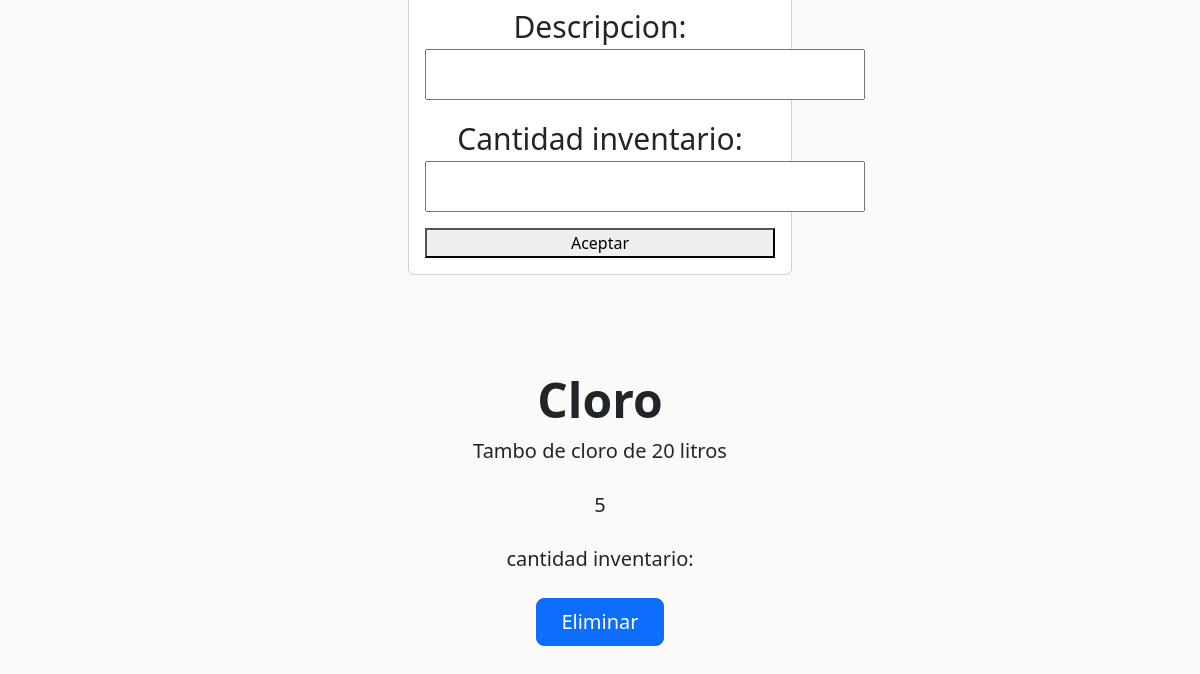
The app's page /Profile/My_pools/Suplies/2 (signed in, lower part), older data.
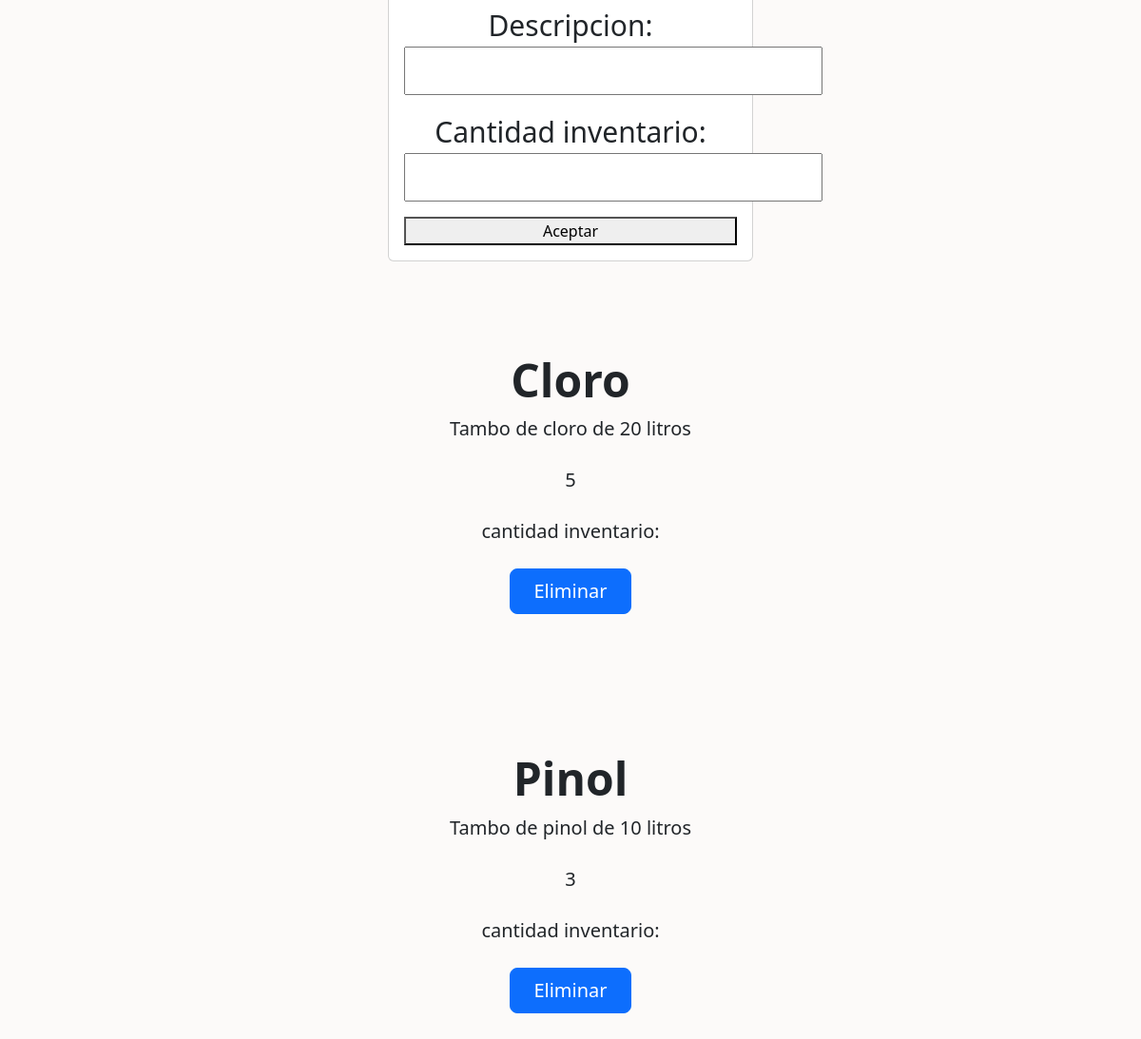
The same page, newer data.
### sara/models.py (models this page shows, shortened)
class Suministro_picina(models.Model):
    nombre = models.CharField(max_length = 40)
    descripcion = models.CharField(max_length =  100)
    cantidad_inventario =  models.IntegerField()
    picina = models.ForeignKey(Picina, on_delete = models.CASCADE)

### sara/views.py (the view, shortened to what this page needs)
# urls.py: path('Profile/My_pools/Suplies/<int:Picina_id>', views.Suplies, name = 'Suplies'),
def Suplies(request, Picina_id):
    pool = get_object_or_404(Picina, pk=Picina_id, user = request.user)
    Pool_suplies = Suministro_picina.objects.filter(picina = pool)
    if  request.method == 'GET':
        return render(request, 'Suplies.html',{
            'form': Register_pool_suply,
            'Pool_suplies': Pool_suplies
        })

### sara/templates/Suplies.html (shortened to what this page needs)
{%extends 'Navigation.html'%}
{%block content%}
    <main calss = "container">
        <div class="row">
        <div class = "col-md-4 offset-md-4">
            <form class = "card card-body text-center" action="#" method="POST">
                {{form.as_p}}
                <button>
                    Aceptar
                </button>
            </form>
        </div>
        </div>
    </main>
    {% for Pool_suplies in Pool_suplies %}
    <div class="px-4 py-5 my-5 text-center">
        <h1 class="display-5 fw-bold"> {{Pool_suplies.nombre}}</h1>
        <div class="col-lg-6 mx-auto">
          <p class="lead mb-4">{{Pool_suplies.descripcion}}</p>
          <p class="lead mb-4">{{Pool_suplies.cantidad_inventario}}</p>
          <p class="lead mb-4">cantidad inventario: {{Pool_provider.correo_electronico}}</p>
          <div class="d-grid gap-2 d-sm-flex justify-content-sm-center">
            <button type="button" class="btn btn-primary btn-lg px-4 gap-3">Eliminar</button>
          </div>
        </div>
      </div>
{% endfor %}
  {%endblock%}

Row changes from the older to the newer data that the page shows:
added Suministro_picina: nombre "Pinol", descripcion "Tambo de pinol de 10 litros", cantidad_inventario "3"
